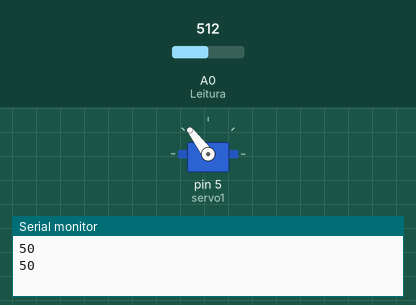
This sketch was run on a simulated Arduino Uno, built with avr-gcc and run on an emulated ATmega328P. On the bench: servo, the last lines printed to the serial monitor. Inputs (shaded band) come from the test bench; at power-on: A0 (Leitura) = 512.

Above: at 1.8 s.
1.9 s: A0 (Leitura) set to 311
3.4 s: A0 (Leitura) set to 283
At 4.6 s:
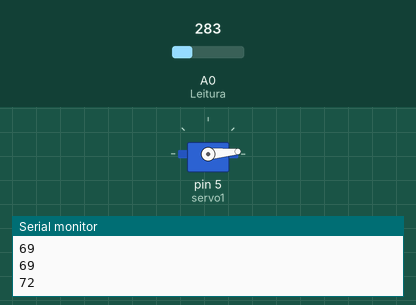
5.5 s: A0 (Leitura) set to 810
At 7.2 s:
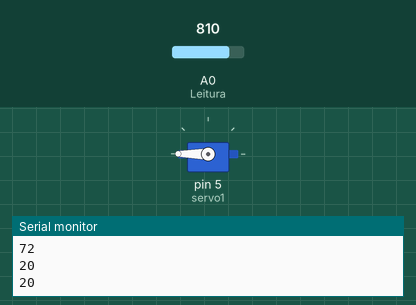
7.5 s: A0 (Leitura) set to 790
At 8.9 s:
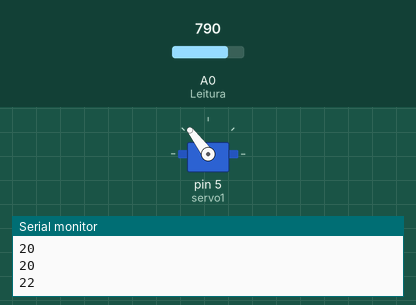
9.5 s: A0 (Leitura) set to 900
At 10.5 s:
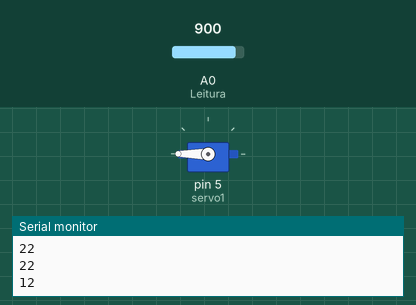
Timing chart, 0 to 12.5 s (numbered marks = the images above; inputs shaded):
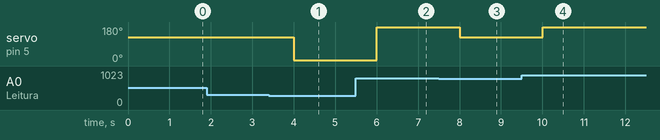

The sketch:

irridador.ino
```cpp
#include <Servo.h>
#define Leitura A0

Servo servo1; // cria um objeto servo1
int Umidade;
int Nivel;


void setup()
{
  Serial.begin(9600);
  pinMode(Leitura, INPUT);
  servo1.attach(5); // anexa o servomotor (físico), no pino 5, ao objeto servo1 (lógico)
}

void loop()
{
  servo1.write(5); // Escreve o ângulo para o servomotor
  //Le o valor do pino A0 do sensor
  Umidade = analogRead(Leitura);
  Nivel = (100-(Umidade/10.24));

  if (Umidade < 300)
  {
    Serial.println(Nivel);
  }else
  if (Umidade < 800)
  {
    Serial.println(Nivel);
    servo1.write(127);
  }else
  if (Umidade < 1024)
  {
    Serial.println(Nivel);
    servo1.write(255);
  }
  delay(1000);
}
```

Measured:
- the behaviour switches between 300 and 299 on A0 (Leitura) (found by bisection; images 0 and 1)
- after the input at 3.4 s, servo on pin 5 (servo1): 127° → 5° after 0.60 s
- after the input at 5.5 s, servo on pin 5 (servo1): 5° → 180° after 0.50 s
- after the input at 7.5 s, servo on pin 5 (servo1): 180° → 127° after 0.50 s
- after the input at 9.5 s, servo on pin 5 (servo1): 127° → 180° after 0.50 s
